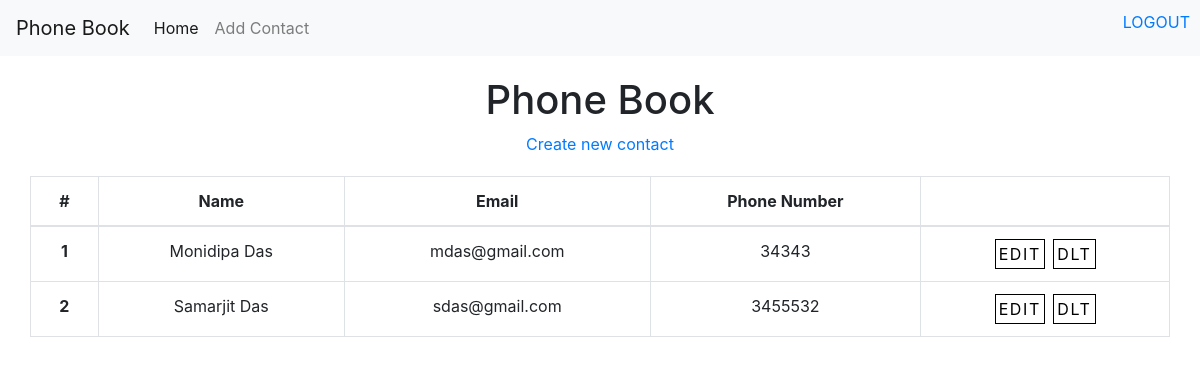
The page / (signed in) on the database its author committed.
### phonebook/models.py (models this page shows)
class ContactList(models.Model):
    id = models.AutoField(primary_key=True)
    user = models.ForeignKey(User, on_delete=models.CASCADE)
    contactName = models.CharField(max_length=64)
    contactEmail = models.EmailField()
    contactNumber = models.IntegerField()

### phonebook/views.py (the view)
# urls.py: path('', views.home, name='home'),
def home(request):
    if request.user.is_authenticated:
        d = ContactList.objects.filter(user=request.user).order_by('contactName')
        return render(request, 'phonebook/home.html', {
            'datas': d
        })
    return render(request, 'phonebook/login.html')

### phonebook/templates/phonebook/home.html (shortened to what this page needs)
{% extends 'phonebook/layout.html' %}
{% block body %}
<div id="main">
    <div class="logout">
        <a href="{% url 'phonebook:logout' %}">logout</a>
    </div>
    <div class="main-top">
        <h1>Phone Book</h1>
        <a href="{% url 'phonebook:add_contact' %}">Create new contact</a>
    </div>
    <div class="main-bottom">
        <table class="table table-bordered">
            <thead>
                <tr>
                    <th scope="col">#</th>
                    <th scope="col">Name</th>
                    <th scope="col">Email</th>
                    <th scope="col">Phone Number</th>
                    <th scope="col"></th>
                </tr>
            </thead>
            <tbody>
                {% for data in datas %}
                <tr>
                    <th scope="row">{{ forloop.counter }}</th>
                    <td>{{ data.contactName }}</td>
                    <td>{{ data.contactEmail }}</td>
                    <td>{{ data.contactNumber}}</td>
                    <td><a href="{% url 'phonebook:edit_contact' data.id %}" class="cta">Edit</a> <a href="{% url 'phonebook:delete_contact' data.id %}" class="cta">Dlt</a></td>
                </tr>
                {% empty %}
                <p>Contact List is Empty.</p>
                {% endfor %}
            </tbody>
        </table>
    </div>
</div>
{% endblock %}

### phonebook/static/phonebook/css/styles.css (style rules this page uses)
.cta { display: inline-block; padding: 2px 3px; color: black; background-color: transparent; border: 1px solid black; font-size: 1rem; text-transform: uppercase; letter-spacing: .1rem; margin: 0 2px; transition: .3s ease; transition-property: background-color, color; }

### phonebook/templates/phonebook/home.html (style rules this page uses)
.logout { top: 0; right: 0; position: absolute; text-transform: uppercase; margin: 10px; }
#main .main-top { text-align: center; margin: 20px; }
#main .main-bottom { width: 95%; margin: 0 auto; }
#main .main-bottom tr th, td { text-align: center; }

### rows shown on the page
ContactList: contactName "Monidipa Das", contactEmail "mdas@gmail.com", contactNumber "34343"
ContactList: contactName "Samarjit Das", contactEmail "sdas@gmail.com", contactNumber "3455532"
